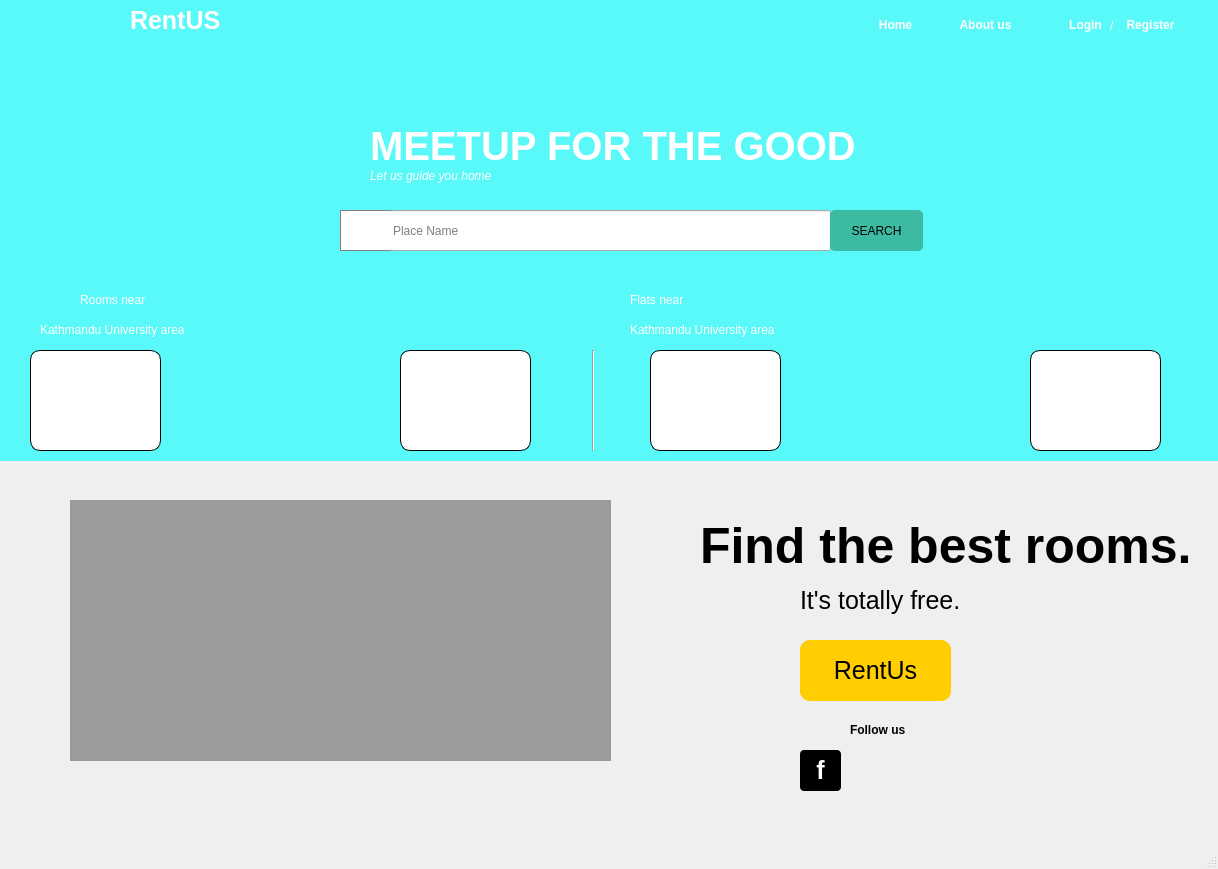
<?xml version="1.0" encoding="UTF-8"?>
<ui version="4.0">
 <class>MainWindow</class>
 <widget class="QMainWindow" name="MainWindow">
  <property name="geometry">
   <rect>
    <x>0</x>
    <y>0</y>
    <width>1218</width>
    <height>869</height>
   </rect>
  </property>
  <property name="minimumSize">
   <size>
    <width>1218</width>
    <height>869</height>
   </size>
  </property>
  <property name="maximumSize">
   <size>
    <width>1218</width>
    <height>869</height>
   </size>
  </property>
  <property name="windowTitle">
   <string>MainWindow</string>
  </property>
  <property name="styleSheet">
   <string notr="true">&lt;meta name=&quot;viewport&quot; content=&quot;width=device-width,initial-scale=1.0&quot;&gt;</string>
  </property>
  <widget class="QWidget" name="centralwidget">
   <widget class="QLabel" name="label">
    <property name="geometry">
     <rect>
      <x>0</x>
      <y>-10</y>
      <width>1221</width>
      <height>461</height>
     </rect>
    </property>
    <property name="styleSheet">
     <string notr="true">border-image: url(:/image/house.jpeg);</string>
    </property>
    <property name="text">
     <string/>
    </property>
   </widget>
   <widget class="QLabel" name="label_2">
    <property name="geometry">
     <rect>
      <x>-8</x>
      <y>0</y>
      <width>1231</width>
      <height>461</height>
     </rect>
    </property>
    <property name="styleSheet">
     <string notr="true">background-color:rgba(0,255,255,160);</string>
    </property>
    <property name="text">
     <string/>
    </property>
   </widget>
   <widget class="QLabel" name="label_3">
    <property name="geometry">
     <rect>
      <x>130</x>
      <y>10</y>
      <width>91</width>
      <height>21</height>
     </rect>
    </property>
    <property name="styleSheet">
     <string notr="true">
font: 9pt ;
color:white;
font:25px;
font:bold;
</string>
    </property>
    <property name="text">
     <string>RentUS</string>
    </property>
   </widget>
   <widget class="QLabel" name="label_5">
    <property name="geometry">
     <rect>
      <x>370</x>
      <y>110</y>
      <width>601</width>
      <height>71</height>
     </rect>
    </property>
    <property name="styleSheet">
     <string notr="true">color:white;
font:40px;
font:bold;
font: &quot;Centaur&quot;;
font:bold;</string>
    </property>
    <property name="text">
     <string>MEETUP FOR THE GOOD</string>
    </property>
   </widget>
   <widget class="QLabel" name="label_6">
    <property name="geometry">
     <rect>
      <x>370</x>
      <y>160</y>
      <width>201</width>
      <height>31</height>
     </rect>
    </property>
    <property name="styleSheet">
     <string notr="true">color:white;

font:italic;
font: 700 italic 10pt &quot;Segoe UI&quot;;
</string>
    </property>
    <property name="text">
     <string>Let us guide you home</string>
    </property>
   </widget>
   <widget class="QLineEdit" name="lineEdit">
    <property name="geometry">
     <rect>
      <x>390</x>
      <y>210</y>
      <width>441</width>
      <height>41</height>
     </rect>
    </property>
    <property name="placeholderText">
     <string>Place Name</string>
    </property>
   </widget>
   <widget class="QPushButton" name="pushButton">
    <property name="geometry">
     <rect>
      <x>830</x>
      <y>210</y>
      <width>93</width>
      <height>41</height>
     </rect>
    </property>
    <property name="styleSheet">
     <string notr="true">
QPushButton:hover{

   
    cursor: pointer;

}


QPushButton:pressed {
    background-color: qlineargradient(spread:pad, x1:0, y1:0, x2:0, y2:1,   stop:0 rgba(60, 186, 162, 255), stop:1 rgba(98, 211, 162, 255))
}
QPushButton {
     background-color: #3cbaa2; border: 1px solid black;
border:no;
     border-radius: 5px;
}
QPushButton:hover{

 background-color: qlineargradient(spread:pad, x1:0, y1:0, x2:0, y2:1,   stop:0 rgba(60, 186, 162, 255), stop:1 rgba(98, 211, 170 ,255))

}
</string>
    </property>
    <property name="text">
     <string>SEARCH</string>
    </property>
   </widget>
   <widget class="QLabel" name="label_7">
    <property name="geometry">
     <rect>
      <x>340</x>
      <y>210</y>
      <width>51</width>
      <height>41</height>
     </rect>
    </property>
    <property name="styleSheet">
     <string notr="true">background:rgb(255, 255, 255);
border-left:0.5px solid grey;
border-top:0.5px solid grey;
border-bottom:0.6px solid grey;</string>
    </property>
    <property name="text">
     <string/>
    </property>
   </widget>
   <widget class="QLabel" name="label_8">
    <property name="geometry">
     <rect>
      <x>350</x>
      <y>220</y>
      <width>31</width>
      <height>21</height>
     </rect>
    </property>
    <property name="styleSheet">
     <string notr="true">border-image: url(:/image/iconn.png);</string>
    </property>
    <property name="text">
     <string/>
    </property>
   </widget>
   <widget class="QLabel" name="label_9">
    <property name="geometry">
     <rect>
      <x>80</x>
      <y>290</y>
      <width>121</width>
      <height>20</height>
     </rect>
    </property>
    <property name="styleSheet">
     <string notr="true">color:white;
font: 13pt bold &quot;Centaur&quot;;</string>
    </property>
    <property name="text">
     <string>Rooms near</string>
    </property>
   </widget>
   <widget class="QLabel" name="label_10">
    <property name="geometry">
     <rect>
      <x>40</x>
      <y>320</y>
      <width>271</width>
      <height>20</height>
     </rect>
    </property>
    <property name="styleSheet">
     <string notr="true">color:white;
font: 14pt bold &quot;Centaur&quot;;</string>
    </property>
    <property name="text">
     <string>Kathmandu University area</string>
    </property>
   </widget>
   <widget class="QLabel" name="label_11">
    <property name="geometry">
     <rect>
      <x>30</x>
      <y>350</y>
      <width>131</width>
      <height>101</height>
     </rect>
    </property>
    <property name="styleSheet">
     <string notr="true">QLabel{
	border-image: url(:/image/house.jpeg);
background-color:white;
border:1px solid black;
border-radius:10px;
}
QLabel:hover{
 border:4px solid green;
  transform: scale(1.5);
}
</string>
    </property>
    <property name="text">
     <string/>
    </property>
   </widget>
   <widget class="QLabel" name="label_12">
    <property name="geometry">
     <rect>
      <x>210</x>
      <y>350</y>
      <width>131</width>
      <height>101</height>
     </rect>
    </property>
    <property name="styleSheet">
     <string notr="true">QLabel{
	border-image: url(:/image/classic-house-flower-garden-751996.jpg);
background-color:white;
border:1px solid black;
border-radius:10px;
}
QLabel:hover{
 border:2px solid green;}background-color:white;</string>
    </property>
    <property name="text">
     <string/>
    </property>
   </widget>
   <widget class="QLabel" name="label_13">
    <property name="geometry">
     <rect>
      <x>400</x>
      <y>350</y>
      <width>131</width>
      <height>101</height>
     </rect>
    </property>
    <property name="styleSheet">
     <string notr="true">QLabel{
	border-image: url(:/image/download.jpeg);
background-color:white;
border:1px solid black;
border-radius:10px;
}
QLabel:hover{
 border:2px solid green;}</string>
    </property>
    <property name="text">
     <string/>
    </property>
   </widget>
   <widget class="QPushButton" name="pushButton_2">
    <property name="geometry">
     <rect>
      <x>950</x>
      <y>10</y>
      <width>71</width>
      <height>29</height>
     </rect>
    </property>
    <property name="styleSheet">
     <string notr="true">QPushButton {
color:white;
font:bold;
     background-color: none; border: 1px solid black;
border:no;
     border-radius: 5px;}

QPushButton:hover{
 background-color: qlineargradient(spread:pad, x1:0, y1:0, x2:0, y2:1,   stop:0 rgba(60, 186, 162, 255), stop:1 rgba(98, 211, 170 ,255))}</string>
    </property>
    <property name="text">
     <string>About us</string>
    </property>
   </widget>
   <widget class="QPushButton" name="pushButton_3">
    <property name="geometry">
     <rect>
      <x>1060</x>
      <y>10</y>
      <width>51</width>
      <height>29</height>
     </rect>
    </property>
    <property name="styleSheet">
     <string notr="true">QPushButton {
color:white;
font:bold;
     background-color: none; border: 1px solid black;
border:no;
     border-radius: 5px;}

QPushButton:hover{
 background-color: qlineargradient(spread:pad, x1:0, y1:0, x2:0, y2:1,   stop:0 rgba(60, 186, 162, 255), stop:1 rgba(98, 211, 170 ,255))}</string>
    </property>
    <property name="text">
     <string>Login</string>
    </property>
   </widget>
   <widget class="QLabel" name="label_4">
    <property name="geometry">
     <rect>
      <x>1110</x>
      <y>10</y>
      <width>16</width>
      <height>31</height>
     </rect>
    </property>
    <property name="styleSheet">
     <string notr="true">color:white;</string>
    </property>
    <property name="text">
     <string>/</string>
    </property>
   </widget>
   <widget class="QPushButton" name="pushButton_4">
    <property name="geometry">
     <rect>
      <x>1120</x>
      <y>10</y>
      <width>61</width>
      <height>29</height>
     </rect>
    </property>
    <property name="styleSheet">
     <string notr="true">QPushButton {
color:white;
font:bold;
     background-color: none; border: 1px solid black;
border:no;
     border-radius: 5px;}

QPushButton:hover{
 background-color: qlineargradient(spread:pad, x1:0, y1:0, x2:0, y2:1,   stop:0 rgba(60, 186, 162, 255), stop:1 rgba(98, 211, 170 ,255))}</string>
    </property>
    <property name="text">
     <string>Register</string>
    </property>
   </widget>
   <widget class="QPushButton" name="pushButton_5">
    <property name="geometry">
     <rect>
      <x>870</x>
      <y>10</y>
      <width>51</width>
      <height>29</height>
     </rect>
    </property>
    <property name="styleSheet">
     <string notr="true">QPushButton {
color:white;
font:bold;
     background-color: none; border: 1px solid black;
border:no;
     border-radius: 5px;}

QPushButton:hover{
 background-color: qlineargradient(spread:pad, x1:0, y1:0, x2:0, y2:1,   stop:0 rgba(60, 186, 162, 255), stop:1 rgba(98, 211, 170 ,255))}</string>
    </property>
    <property name="text">
     <string>Home</string>
    </property>
   </widget>
   <widget class="QLabel" name="label_21">
    <property name="geometry">
     <rect>
      <x>70</x>
      <y>910</y>
      <width>111</width>
      <height>21</height>
     </rect>
    </property>
    <property name="text">
     <string>Address:28-kilo</string>
    </property>
   </widget>
   <widget class="QLabel" name="label_22">
    <property name="geometry">
     <rect>
      <x>80</x>
      <y>940</y>
      <width>121</width>
      <height>20</height>
     </rect>
    </property>
    <property name="text">
     <string>Price: 3000-3500</string>
    </property>
   </widget>
   <widget class="Line" name="line">
    <property name="geometry">
     <rect>
      <x>583</x>
      <y>350</y>
      <width>20</width>
      <height>101</height>
     </rect>
    </property>
    <property name="orientation">
     <enum>Qt::Vertical</enum>
    </property>
   </widget>
   <widget class="QLabel" name="label_23">
    <property name="geometry">
     <rect>
      <x>630</x>
      <y>290</y>
      <width>121</width>
      <height>20</height>
     </rect>
    </property>
    <property name="styleSheet">
     <string notr="true">color:white;
font: 13pt bold &quot;Centaur&quot;;</string>
    </property>
    <property name="text">
     <string>Flats near</string>
    </property>
   </widget>
   <widget class="QLabel" name="label_24">
    <property name="geometry">
     <rect>
      <x>630</x>
      <y>320</y>
      <width>271</width>
      <height>20</height>
     </rect>
    </property>
    <property name="styleSheet">
     <string notr="true">color:white;
font: 14pt bold &quot;Centaur&quot;;</string>
    </property>
    <property name="text">
     <string>Kathmandu University area</string>
    </property>
   </widget>
   <widget class="QLabel" name="label_25">
    <property name="geometry">
     <rect>
      <x>650</x>
      <y>350</y>
      <width>131</width>
      <height>101</height>
     </rect>
    </property>
    <property name="styleSheet">
     <string notr="true">QLabel{
	border-image: url(:/image/house.jpeg);
background-color:white;
border:1px solid black;
border-radius:10px;
}
QLabel:hover{
 border:4px solid green;
  transform: scale(1.5);
}
</string>
    </property>
    <property name="text">
     <string/>
    </property>
   </widget>
   <widget class="QLabel" name="label_26">
    <property name="geometry">
     <rect>
      <x>830</x>
      <y>350</y>
      <width>131</width>
      <height>101</height>
     </rect>
    </property>
    <property name="styleSheet">
     <string notr="true">QLabel{
	border-image: url(:/image/classic-house-flower-garden-751996.jpg);
background-color:white;
border:1px solid black;
border-radius:10px;
}
QLabel:hover{
 border:2px solid green;}background-color:white;</string>
    </property>
    <property name="text">
     <string/>
    </property>
   </widget>
   <widget class="QLabel" name="label_27">
    <property name="geometry">
     <rect>
      <x>1030</x>
      <y>350</y>
      <width>131</width>
      <height>101</height>
     </rect>
    </property>
    <property name="styleSheet">
     <string notr="true">QLabel{
	border-image: url(:/image/download.jpeg);
background-color:white;
border:1px solid black;
border-radius:10px;
}
QLabel:hover{
 border:2px solid green;}</string>
    </property>
    <property name="text">
     <string/>
    </property>
   </widget>
   <widget class="QLabel" name="label_28">
    <property name="geometry">
     <rect>
      <x>700</x>
      <y>520</y>
      <width>531</width>
      <height>51</height>
     </rect>
    </property>
    <property name="styleSheet">
     <string notr="true">color: black;
font:50px;
font:bold;</string>
    </property>
    <property name="text">
     <string>Find the best rooms.</string>
    </property>
   </widget>
   <widget class="QLabel" name="label_29">
    <property name="geometry">
     <rect>
      <x>800</x>
      <y>560</y>
      <width>211</width>
      <height>81</height>
     </rect>
    </property>
    <property name="styleSheet">
     <string notr="true">color:black;
font:25px;</string>
    </property>
    <property name="text">
     <string>It's totally free.</string>
    </property>
   </widget>
   <widget class="QPushButton" name="pushButton_6">
    <property name="geometry">
     <rect>
      <x>800</x>
      <y>640</y>
      <width>151</width>
      <height>61</height>
     </rect>
    </property>
    <property name="styleSheet">
     <string notr="true">
QPushButton:pressed {
    background-color: qlineargradient(spread:pad, x1:0, y1:0, x2:0, y2:1,   stop:0 rgba(60, 186, 162, 255), stop:1 rgba(98, 211, 162, 255))
}
QPushButton {

     background-color: yellow; border: 1px solid black;
border:no;
font:25px;
background-color: #ffcd00;
    border-radius: 10px;
    box-shadow: 0 2px 13px rgb(153 123 0 / 25%);
}
QPushButton:hover{

 background-color: qlineargradient(spread:pad, x1:0, y1:0, x2:0, y2:1,   stop:0 rgba(255, 210, 0, 255), stop:1 rgba(255, 220, 0 ,255));

}
</string>
    </property>
    <property name="text">
     <string>RentUs</string>
    </property>
   </widget>
   <widget class="QLabel" name="label_19">
    <property name="geometry">
     <rect>
      <x>70</x>
      <y>500</y>
      <width>541</width>
      <height>261</height>
     </rect>
    </property>
    <property name="styleSheet">
     <string notr="true">border-image: url(:/image/blaze-makoid-02-1486154143.jpg);</string>
    </property>
    <property name="text">
     <string/>
    </property>
   </widget>
   <widget class="QLabel" name="label_20">
    <property name="geometry">
     <rect>
      <x>70</x>
      <y>590</y>
      <width>541</width>
      <height>141</height>
     </rect>
    </property>
    <property name="styleSheet">
     <string notr="true">border-image: url(:/image/hands_PNG875.png);</string>
    </property>
    <property name="text">
     <string/>
    </property>
   </widget>
   <widget class="QLabel" name="label_30">
    <property name="geometry">
     <rect>
      <x>70</x>
      <y>500</y>
      <width>541</width>
      <height>261</height>
     </rect>
    </property>
    <property name="styleSheet">
     <string notr="true">background-color: rgba(0, 0, 0,90);</string>
    </property>
    <property name="text">
     <string/>
    </property>
   </widget>
   <widget class="QLabel" name="label_31">
    <property name="geometry">
     <rect>
      <x>850</x>
      <y>720</y>
      <width>91</width>
      <height>20</height>
     </rect>
    </property>
    <property name="styleSheet">
     <string notr="true">font:bold;</string>
    </property>
    <property name="text">
     <string>Follow us </string>
    </property>
   </widget>
   <widget class="QPushButton" name="pushButton_7">
    <property name="geometry">
     <rect>
      <x>800</x>
      <y>750</y>
      <width>41</width>
      <height>41</height>
     </rect>
    </property>
    <property name="styleSheet">
     <string notr="true">   QPushButton{ height: 30px;
    width: 30px;
    line-height: 30px;
    text-align: center;
    display: block;
    background-color: black;;
    border-radius: 4px;
    color: white;
font:25px;
font:bold;}
QPushButton:hover{
 background-color: rgb(109, 109, 109);
}</string>
    </property>
    <property name="text">
     <string>f</string>
    </property>
   </widget>
   <widget class="QPushButton" name="pushButton_10">
    <property name="geometry">
     <rect>
      <x>860</x>
      <y>750</y>
      <width>41</width>
      <height>41</height>
     </rect>
    </property>
    <property name="styleSheet">
     <string notr="true">QPushButton{
    height: 30px;
    width: 30px;
    line-height: 30px;
    text-align: center;
    display: block;
border-image: url(:/image/icons8-twitter-60.png);
    border-radius: 4px;
    color: #fff;}

QPushButton:hover{
 background-color: rgb(109, 109, 109);
}
</string>
    </property>
    <property name="text">
     <string/>
    </property>
   </widget>
   <widget class="QPushButton" name="pushButton_9">
    <property name="geometry">
     <rect>
      <x>910</x>
      <y>750</y>
      <width>41</width>
      <height>41</height>
     </rect>
    </property>
    <property name="styleSheet">
     <string notr="true"> QPushButton{   height: 30px;
    width: 30px;
    line-height: 30px;
    text-align: center;
    display: block;
    
border-image: url(:/image/icons8-instagram-60.png);
    border-radius: 4px;
    color: #fff;
}
QPushButton:hover{
 background-color: rgb(109, 109, 109);
}</string>
    </property>
    <property name="text">
     <string/>
    </property>
   </widget>
  </widget>
  <widget class="QMenuBar" name="menubar">
   <property name="geometry">
    <rect>
     <x>0</x>
     <y>0</y>
     <width>1218</width>
     <height>26</height>
    </rect>
   </property>
  </widget>
  <widget class="QStatusBar" name="statusbar"/>
 </widget>
 <resources/>
 <connections/>
</ui>
